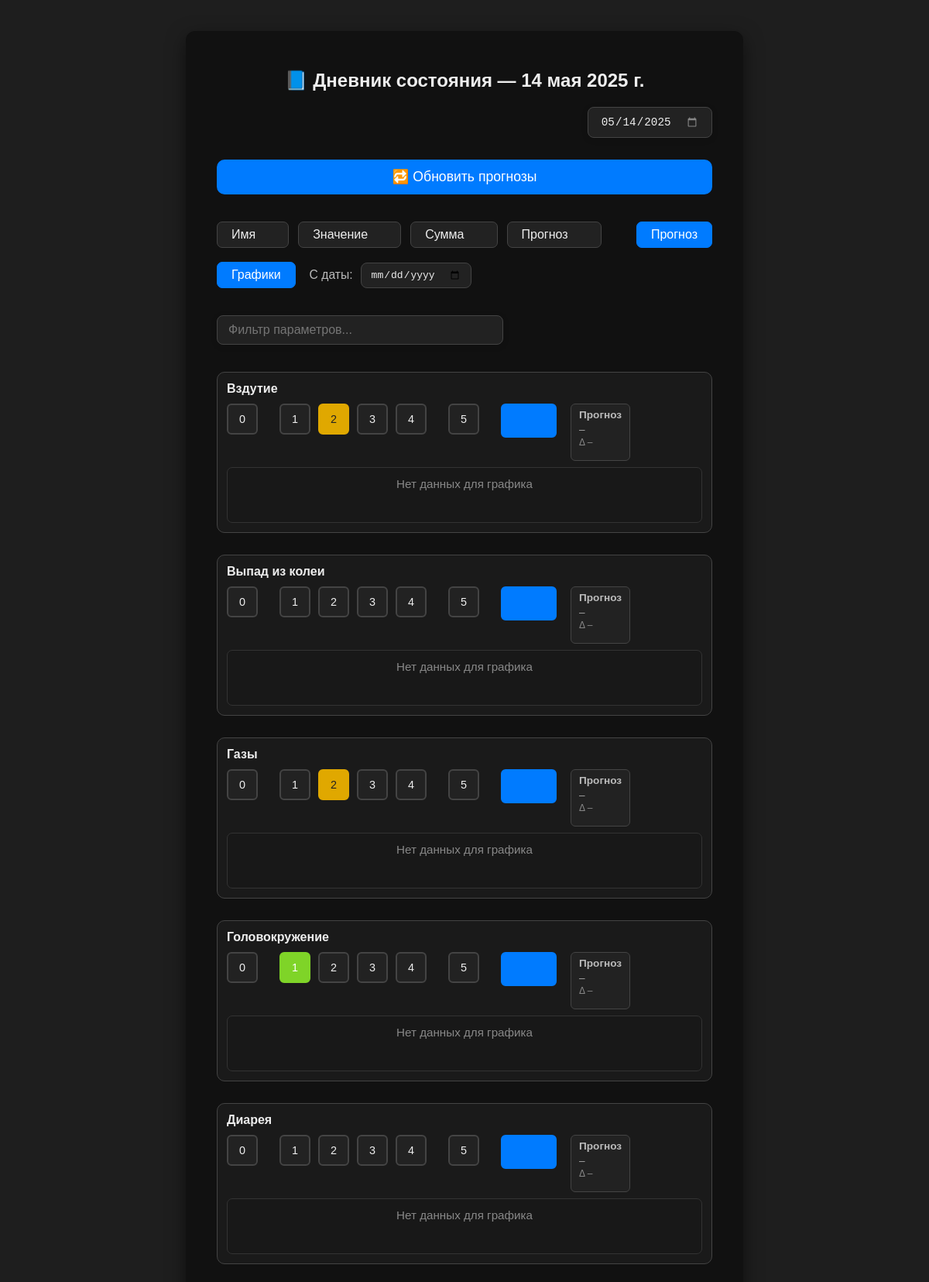
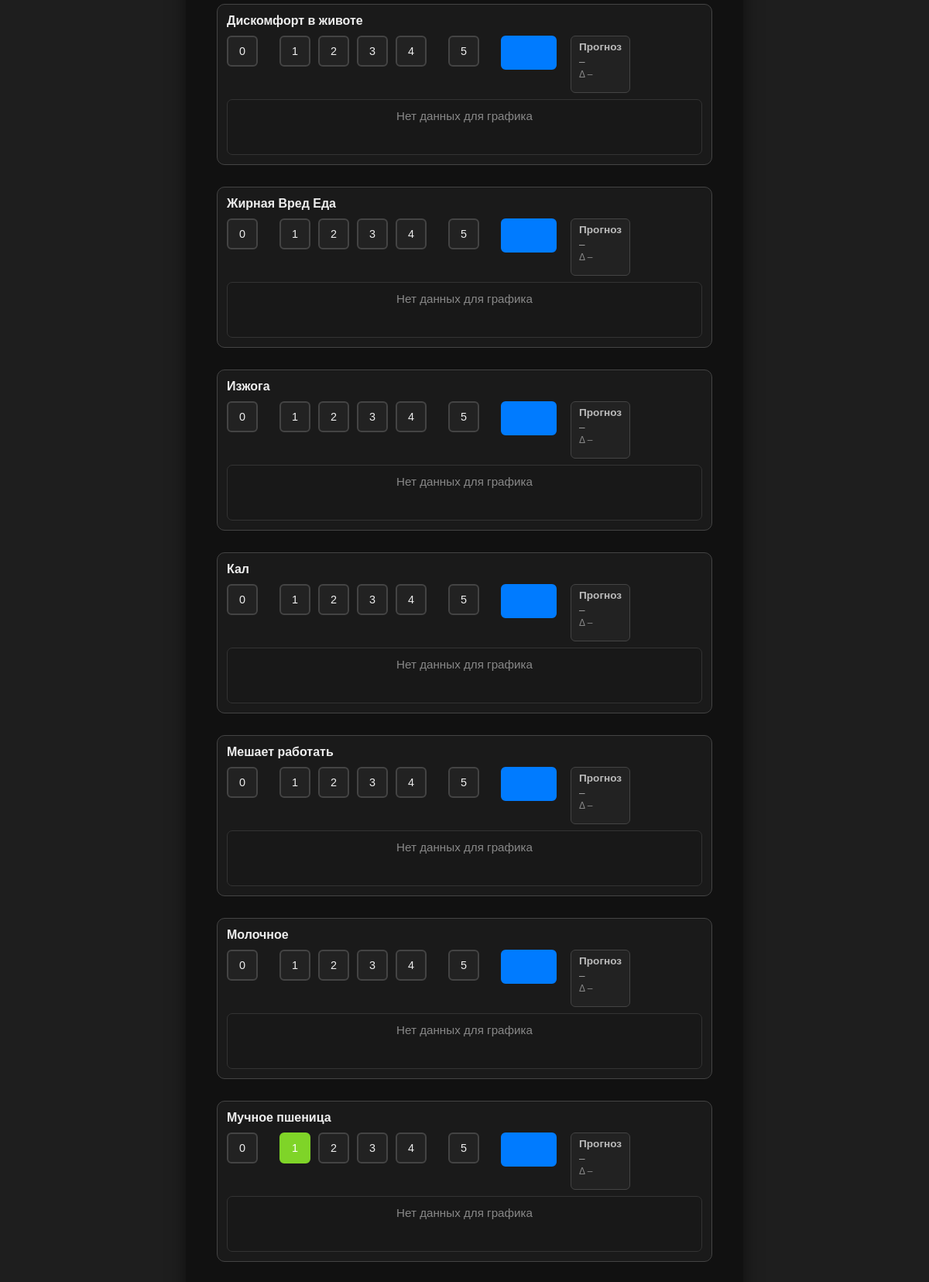
Screenshot of /add/ (upper part) with the database file from the repository (2 pictures, top to bottom).
### diary_analytic/models.py (models this page shows, shortened)
class Parameter(models.Model):
    key = models.CharField(max_length=100, unique=True)
    name = models.CharField(max_length=255)
    is_active = models.BooleanField(default=True)

### diary_analytic/views.py (the view, shortened to what this page needs)
# urls.py: path("add/", views.add_entry, name="add_entry"),
def add_entry(request: HttpRequest) -> HttpResponse:
    today_str = datetime.now().date().isoformat()  # Строка сегодняшней даты (например, "2025-05-12")
    selected_str = request.GET.get("date", today_str)  # Если нет ?date=, то подставляем сегодня
    try:
        selected_date = datetime.strptime(selected_str, "%Y-%m-%d").date()
        web_logger.debug(f"[add_entry] ✅ Получена дата из запроса: {selected_date}")
    except ValueError:
        selected_date = datetime.now().date()
        web_logger.warning(f"[add_entry] ⚠️ Некорректная дата '{selected_str}' — используем текущую: {selected_date}")
    entry, created = Entry.objects.get_or_create(date=selected_date)
    if created:
        web_logger.debug(f"[add_entry] 🆕 Создана новая запись Entry на дату: {selected_date}")
    else:
        web_logger.debug(f"[add_entry] 📄 Найдена запись Entry на дату: {selected_date}")
    form = EntryForm(instance=entry)
    web_logger.debug(f"[add_entry] 🧾 Инициализирована форма комментария для Entry ({selected_date})")
    parameters = Parameter.objects.filter(is_active=True).order_by("name")
    web_logger.debug(f"[add_entry] 📌 Загружено активных параметров: {parameters.count()}")
    entry_values = EntryValue.objects.filter(entry=entry).select_related("parameter")
    web_logger.debug(f"[add_entry] 🔍 SQL запрос: {entry_values.query}")
    values_map = {
        v.parameter.key: v.value
        for v in entry_values
    }
    web_logger.debug(f"[add_entry] 📊 Загружено параметров для Entry: {len(values_map)}")
    for key, value in values_map.items():
        web_logger.debug(f"[add_entry] 📌 Параметр {key}: значение {value} (тип: {type(value)})")
    for param in parameters:
        if param.key not in values_map:
            web_logger.debug(f"[add_entry] ⚠️ Параметр {param.key} не имеет значения в базе")
    web_logger.debug(f"[add_entry] 📤 Передаём данные в шаблон add_entry.html")
    return render(request, "diary_analytic/add_entry.html", {
        "form": form,                         # Форма комментария
        "parameters": parameters,             # Активные параметры
        "values_map": values_map,             # Словарь: { "toshn": 2.0, "ustalost": 1.0 }
        "selected_date": selected_date,       # Дата, для которой загружается дневник
        "today_str": today_str,               # Строка сегодняшней даты (для сравнения в шаблоне)
    })

### diary_analytic/forms.py
class EntryForm(forms.ModelForm):
    class Meta:
        model = Entry
        fields = ['comment']
        widgets = {
            'comment': forms.Textarea(attrs={
                'rows': 3,
                'placeholder': 'Добавьте комментарий к дню...',
                'class': 'form-control',
            })
        }
        labels = {
            'comment': 'Комментарий к дню',
        }

### diary_analytic/templatetags/diary_filters.py (called while the page is built)
@register.filter
def get(dictionary, key):
    value = dictionary.get(key)
    web_logger.debug(f"[template filter get] key={key}, value={value}, type={type(value)}")
    return value

### diary_analytic/templates/diary_analytic/add_entry.html (shortened to what this page needs)
{% load static %}
{% load diary_filters %}
{% load diary_tags %}
<!DOCTYPE html>
<html lang="ru">
<head>
  <link rel="stylesheet" href="{% static 'css/add_entry.css' %}">
</head>
<body>
  <div class="container">
    <h2>📘 Дневник состояния — {{ selected_date }}</h2>
    <div class="date-selector" style="margin-bottom: 28px; margin-top: 0; display: flex; justify-content: flex-end;">
      <input
        id="date-input"
        type="date"
        value="{{ selected_date|date:'Y-m-d' }}"
        onchange="window.location.href='?date='+encodeURIComponent(this.value)"
      />
    </div>
    <button id="retrain-models-btn" type="button" style="width:100%;margin-bottom:35px;padding:12px;font-size:1.1em;background:#007bff;color:white;border:none;border-radius:10px;cursor:pointer;">🔁 Обновить прогнозы</button>
    <div class="sort-buttons-row">
      <div class="sort-btns-left">
        <button type="button" class="sort-btn" data-sort="name">Имя </button>
        <button type="button" class="sort-btn" data-sort="value">Значение </button>
        <button type="button" class="sort-btn" data-sort="sum">Сумма </button>
        <button type="button" class="sort-btn" data-sort="prediction">Прогноз </button>
      </div>
      <div style="display: flex; align-items: center; gap: 12px;">
        <button type="button" class="charts-toggle-btn" id="predictions-toggle-btn">Прогноз</button>
      </div>
    </div>
    <div id="charts-date-range-block" style="display: flex; align-items: center; gap: 10px; margin-bottom: 10px; max-width: 340px;">
      <button type="button" class="charts-toggle-btn" id="charts-toggle-btn" style="margin-left:0;">Графики</button>
      <label for="charts-min-date" style="color:#bbb;font-size:0.98em; margin-left: 8px;">С&nbsp;даты:</label>
      <input type="date" id="charts-min-date" style="background:#222;color:#eee;border:1.5px solid #444;border-radius:8px;padding:7px 12px;font-size:1em;outline:none;" />
    </div>
    <div class="filter-row" style="margin-top: 35px; margin-bottom: 35px; display: flex; justify-content: flex-start;">
      <input id="param-filter-input" type="text" placeholder="Фильтр параметров..." autocomplete="off" />
    </div>
    {% for param in parameters %}
      <div class="parameter-block" data-key="{{ param.key }}" data-param="{{ param.key }}">
        <div class="param-title">{{ param.name }}</div>
        <div class="param-flex-row" style="display: flex; align-items: flex-start; gap: 18px;">
          <div class="rating-buttons">
            {% for i in "012345"|make_list %}
              <button class="value-button{% if values_map|get:param.key|stringformat:'g' == i %} selected{% endif %}" data-value="{{ i }}">{{ i }}</button>
            {% endfor %}
          </div>
          <div class="param-sum-block" id="param-sum-{{ param.key }}" style="min-width: 40px; height: 2.5rem; display: flex; align-items: center; justify-content: center; background: #007bff; color: #eee; border: 2px solid #007bff; border-radius: 6px; font-size: 1em; margin-left: 10px; padding: 0 14px; font-weight: bold;"></div>
          <div class="prediction-wrapper" style="margin-top: 0;">
            <div class="prediction-block">
              <div class="prediction-title">Прогноз</div>
              <div class="predicted" id="predicted-{{ param.key }}">–</div>
              <div class="predicted-secondary" id="predicted-delta-{{ param.key }}">Δ –</div>
            </div>
          </div>
        </div>
        <div class="history-chart-block" style="display:none;">
          <div class="history-chart-empty" id="history-chart-empty-{{ param.key }}" style="display:none;color:#888;text-align:center;font-size:0.95em;margin-top:4px;">Нет данных для графика</div>
        </div>
      </div>
    {% endfor %}
  </div>
</body>
</html>

### diary_analytic/static/css/add_entry.css (style rules this page uses)
body { font-family: sans-serif; background-color: #1e1e1e; color: #eee; padding: 40px 20px; margin: 0; }
.container { max-width: 640px; margin: 0 auto; background: #111; padding: 30px 40px; border-radius: 12px; box-shadow: 0 8px 24px rgba(0,0,0,0.5); }
h2 { text-align: center; margin-bottom: 20px; }
.parameter-block { margin-bottom: 28px; padding: 12px; border: 1px solid #444; border-radius: 10px; background-color: #1a1a1a; }
.param-title { font-weight: bold; margin-bottom: 10px; }
.param-flex-row { display: flex; align-items: flex-start; gap: 18px; }
.rating-buttons { display: flex; gap: 10px; flex-wrap: wrap; margin-bottom: 8px; }
.value-button { width: 2.5rem; height: 2.5rem; font-size: 0.9em; border: 2px solid #444; border-radius: 6px; background: #222; color: #eee; cursor: pointer; transition: 0.2s ease; display: inline-flex; justify-content: center; align-items: center; }
.value-button.selected { background-color: #28a745; color: white; border-color: #28a745; }
.value-button.selected[data-value="1"] { background-color: #7fd428; border-color: #7fd428; }
.value-button.selected[data-value="2"] { background-color: #e0a800; border-color: #e0a800; color: #222; }
.value-button[data-value="1"] { margin-left: 18px; }
.value-button[data-value="5"] { margin-left: 18px; }
.prediction-wrapper { display: flex; justify-content: space-between; gap: 12px; margin-top: 10px; }
.prediction-block { background: #222; border: 1px solid #444; border-radius: 6px; padding: 6px 10px; flex: 1; }
.prediction-title { font-weight: bold; font-size: 0.85em; margin-bottom: 4px; color: #bbb; }
.predicted { font-size: 0.85em; color: #aaa; margin-bottom: 2px; }
.predicted-secondary { font-size: 0.75em; color: #888; margin-bottom: 10px; }
.sort-buttons-row { display: flex; gap: 12px; margin-bottom: 18px; justify-content: space-between; align-items: center; }
.sort-btns-left { display: flex; gap: 12px; }
.sort-btn { background: #222; color: #eee; border: 1.5px solid #444; border-radius: 7px; padding: 7px 18px; font-size: 1em; cursor: pointer; transition: background 0.2s, color 0.2s, border 0.2s; }
.date-selector { display: flex; justify-content: flex-start; margin-bottom: 24px; }
#date-input[type="date"] { background: #222; color: #eee; border: 1.5px solid #444; border-radius: 8px; padding: 10px 16px; font-size: 1.1em; outline: none; transition: border 0.2s, box-shadow 0.2s; box-shadow: 0 2px 8px rgba(0,0,0,0.12); margin-right: 0; }
.history-chart-block { margin-top: 8px; background: #181818; border: 1px solid #333; border-radius: 7px; padding: 8px 8px 2px 8px; min-height: 60px; max-width: 100%; }
.charts-toggle-btn { background: #222; color: #eee; border: 1.5px solid #444; border-radius: 7px; padding: 7px 18px; font-size: 1em; cursor: pointer; transition: background 0.2s, color 0.2s, border 0.2s; margin-left: 16px; }
.charts-toggle-btn.active { background: #007bff; color: #fff; border-color: #007bff; }
.charts-toggle-btn#predictions-toggle-btn { margin-left: 8px; }
.filter-row { margin-bottom: 18px; display: flex; justify-content: flex-start; }
#param-filter-input { width: 100%; max-width: 340px; background: #222; color: #eee; border: 1.5px solid #444; border-radius: 8px; padding: 9px 14px; font-size: 1em; outline: none; transition: border 0.2s, box-shadow 0.2s; box-shadow: 0 2px 8px rgba(0,0,0,0.10); }

### rows the page displays
Parameter: name "Вздутие", make_list "0" "1" "2" "3" "4" "5"
Parameter: name "Выпад из колеи", make_list "0" "1" "2" "3" "4" "5"
Parameter: name "Газы", make_list "0" "1" "2" "3" "4" "5"
Parameter: name "Головокружение", make_list "0" "1" "2" "3" "4" "5"
Parameter: name "Диарея", make_list "0" "1" "2" "3" "4" "5"
Parameter: name "Дискомфорт в животе", make_list "0" "1" "2" "3" "4" "5"
Parameter: name "Жирная Вред Еда", make_list "0" "1" "2" "3" "4" "5"
Parameter: name "Изжога", make_list "0" "1" "2" "3" "4" "5"
Parameter: name "Кал", make_list "0" "1" "2" "3" "4" "5"
Parameter: name "Мешает работать", make_list "0" "1" "2" "3" "4" "5"
Parameter: name "Молочное", make_list "0" "1" "2" "3" "4" "5"
Parameter: name "Мучное пшеница", make_list "0" "1" "2" "3" "4" "5"

### other values shown
{{ selected_date }} "14 мая 2025 г."
